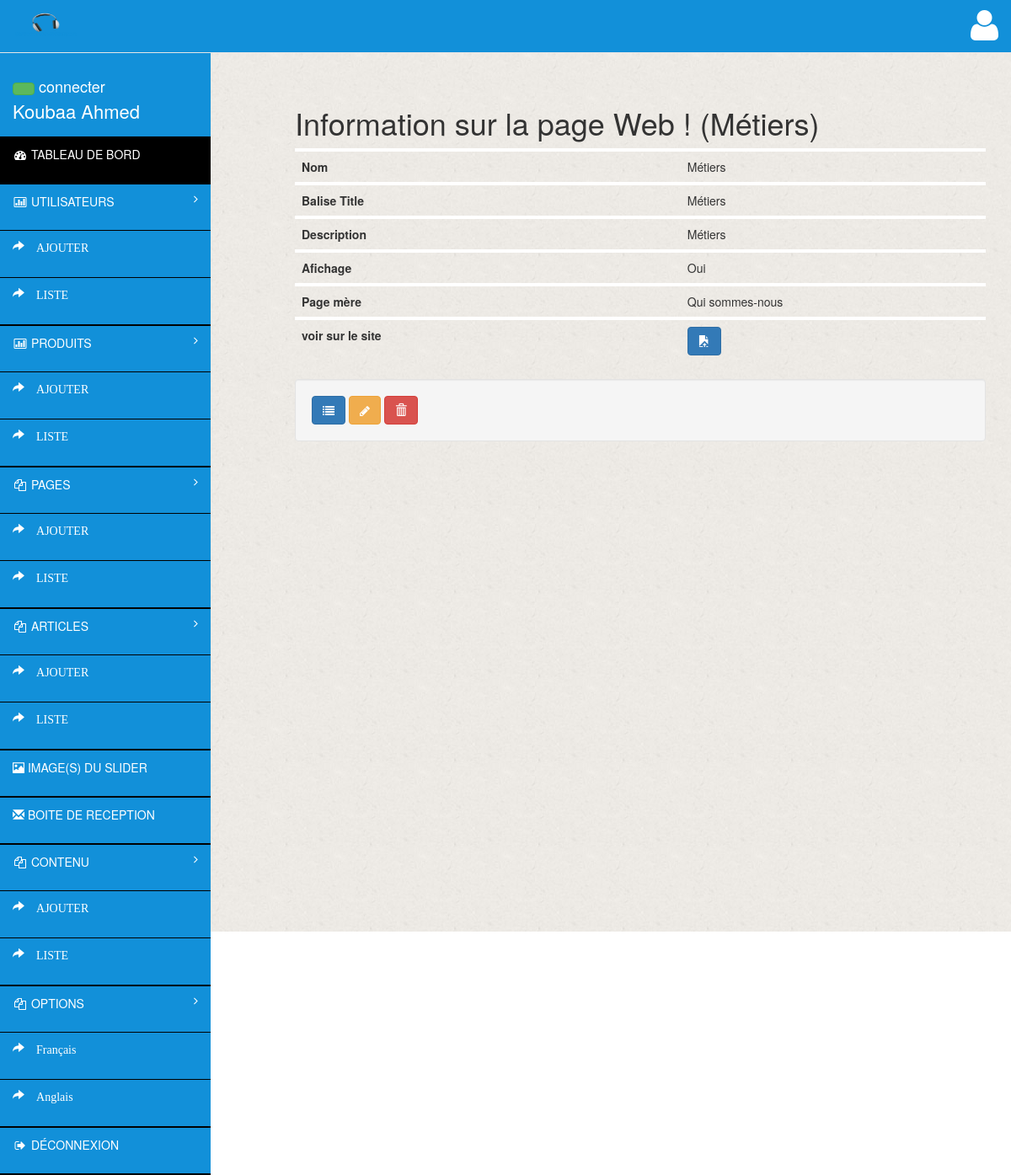
The app's page /httpdocs/admin/index.php?page=admin&crud=pageweb&action=read&id=46 (signed in), older data.
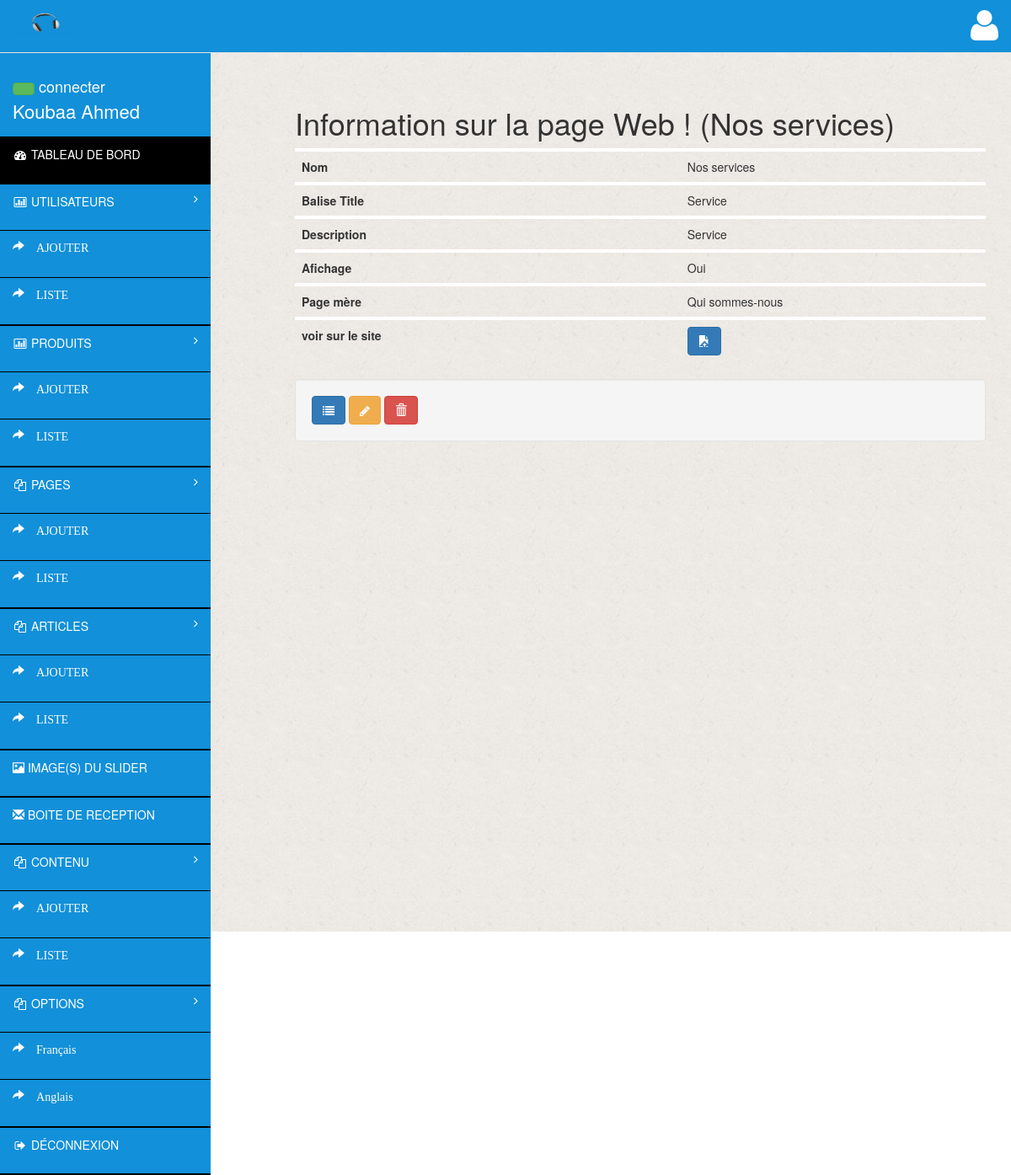
The same page, newer data.
### tables this page shows
CREATE TABLE `pageweb` (
  `id` int(11) NOT NULL,
  `id_lang` tinyint(1) NOT NULL DEFAULT '1',
  `id_parent` int(11) NOT NULL DEFAULT '0',
  `nom` varchar(255) NOT NULL,
  `title` varchar(255) NOT NULL,
  `contenu` text NOT NULL,
  `descripion` varchar(255) NOT NULL,
  `rewrite` varchar(50) NOT NULL,
  `ordre` tinyint(3) NOT NULL,
  `menu` varchar(11) NOT NULL,
  `slide` varchar(255) NOT NULL
);

### httpdocs/admin/controllers/all/webTools.class.php (called while the page is built, shortened)
<?php
class WebTools {
    public static function fromRequest($term){
    if (isset($_GET[$term]) && !empty($_GET[$term]))
        {
            $ret = $_GET[$term];
        }
    return $ret;
}
    public static function fromSession($term){
        if (isset($_SESSION[$term]) && !empty($_SESSION[$term]))
        {
            $ret = $_SESSION[$term];
        }
        else
        {
            $ret = false;
        }
        return $ret;
    }
}

### httpdocs/admin/controllers/all/model.class.php (called while the page is built, shortened)
<?php
class model {
    private $cnx;
    function __construct() {
        try {
            $this->cnx = new PDO('mysql:host=' . PARAM_hote . ';port=' . PARAM_port . ';dbname=' . PARAM_nom_bd, PARAM_utilisateur, PARAM_mot_passe, array(PDO::ATTR_PERSISTENT => true));
        } catch (Exception $exc) {
            echo $exc->getTraceAsString();
        }
    }
    public function select($champs = array(), $where = array(), $all = null) {
        $sql = "select ";
        if (is_array($champs) && !empty($champs)) {
            $sql.= 'id,';
            foreach ($champs as $un_champ) {
                if (array_key_exists($un_champ, get_object_vars($this))) {
                    $sql.= $un_champ . ",";
                }
            }
            $sql = substr($sql, 0, -1);
        } else {
            $sql.= "* ";
        }
        $sql.= "from " . $this->removeNamespace(get_class($this));
        $text_where = "";
        if (is_array($where) && !empty($where)) {
            $text_where .= " where ";
            foreach ($where as $champs => $valeur) {
                if (array_key_exists($champs, get_object_vars($this))) {
                    $text_where .= $champs . " = '" . $valeur . "' and";
                }else{
                    var_dump(get_object_vars($this));
                }
            }
            $text_where = substr($text_where, 0, -3);
        }
        elseif ($all == null) {
            $text_where = " where id = " . $this->getId();
        }
        $sql.= $text_where;
        $retour = array();
        try {
            $rq = $this->cnx->query($sql);
            while ($res = $rq->fetchObject()) {
                $retour[$res->id] = $res;
            }
        } catch (Exception $exc) {
            echo $exc->getTraceAsString();
        }
        return $retour;
    }
    public function find($champs = array()) {
        return $this->select($champs);
    }
    public function load($champs = array()) {
        $donnees = $this->find($champs);
    }
    public function removeNamespace($name){
        $pos = strrpos($name, '\\');
        if($pos===false) {
            return $name;
        } else {
            return substr($name, $pos+1);
        }
    }
    public static function get_sql_object($la_requete) {
        $cnx = new PDO('mysql:host=' . PARAM_hote . ';port=' . PARAM_port . ';dbname=' . PARAM_nom_bd, PARAM_utilisateur, PARAM_mot_passe, array(PDO::ATTR_PERSISTENT => true));
        $rq = $cnx->query($la_requete);
        return $rq->fetchObject();
    }
}

### httpdocs/admin/entity/class/admin/user.php (called while the page is built, shortened)
<?php
class user extends DB {
    protected $id;
    protected $nom;
    protected $prenom;
    public function __construct($id = false) {
        if ($id !== false) {
            $this->id = $id;
            $this->load();
        }
    }
    public function getId() {
        return $this->id;
    }
    public function getNom() {
        return $this->nom;
    }
    public function getPrenom() {
        return $this->prenom;
    }
    public static function giveMeuser() {
        $user = new user(WebTools::fromSession('login'));
        return $user;
    }
}

### httpdocs/admin/entity/class/all/pageWeb.php (called while the page is built, shortened)
<?php
class pageweb extends model
{
    protected $id;
    protected $nom;
    protected $title;
    protected $descripion;
    protected $rewrite;
    protected $id_parent;
    protected $menu;
    public function __construct($id = false)
    {
        if($id !== false){
            $this->id = $id;
            $this->load();
        }
    }
    public function getId()
    {
        return $this->id;
    }
     public function getId_parent()
    {
        return $this->id_parent;
    }
    public function getNom()
    {
        return $this->nom;
    }
    public function getMenu()
    {
        return $this->menu;
    }
     public function getRewrite()
    {
        return $this->rewrite;
    }
    public function getTitle()
    {
        return $this->title;
    }
     public function getDescripion()
    {
        return $this->descripion;
    }
    public  function etat(){
        $pageweb = new pageweb(WebTools::fromRequest('id'));
        if($pageweb->getMenu() == 1){
            return"Oui";
        }else{
            return"Non";
        }
    }
    public  function getPagess(){
        $pageweba = new pageweb(WebTools::fromRequest('id'));
        $sqll = "select nom from pageweb where id = '".$pageweba->getId_parent()."'";
        if(DB::get_sql_object($sqll)== NULL){
            return "Pas de page mère";
        }else{
           return DB::get_sql_object($sqll)->nom;
        }
    }
}

### httpdocs/admin/views/components/pageweb/show.php (the view, shortened to what the changed rows need)
<h1>Information sur la page Web ! (<?php echo $pageweb->getNom(); ?>)</h1>
<div class="table-responsive">
<table class="table">
    <tr>
        <th>Nom</th>
        <td><?php echo $pageweb->getNom(); ?></td>
    </tr>
    <tr>
        <th>Balise Title</th>
        <td><?php echo $pageweb->getTitle(); ?></td>
    </tr>
    <tr>
        <th>Description</th>
        <td><?php echo $pageweb->getDescripion(); ?></td>
    </tr>
    <tr>
        <th>Afichage</th>
        <td><?php echo $pageweb->etat(); ?></td>
    </tr>
    <tr>
        <th>Page mère</th>
        <td><?php echo $pageweb->getPagess(); ?></td>
    </tr>
    <tr>
        <th>voir sur le site</th>
        <td><a class="btn btn-primary" href="http://localhost/webApy-Eshop/httpdocs/<?php echo $pageweb->getRewrite(); ?>" target="_blank" >
<i class="glyphicon glyphicon-open-file"></i>
</a>
        </td>
    </tr>
</table>
</div>
<div class="well">
    <a class="btn btn-primary" href="?page=admin&crud=pageweb&action=list"><i class="fa fa-list"></i> </a>
    <a class="btn btn-warning" href="?page=admin&crud=pageweb&action=update&id=<?php echo $pageweb->getId(); ?>"><i class="fa fa-pencil"></i> </a>
    <a class="btn btn-danger" href="?page=admin&crud=pageweb&action=delete&id=<?php echo $pageweb->getId(); ?>"><i class="glyphicon glyphicon-trash
"></i> </a>
</div>

### httpdocs/admin/views/layout/admin/nav.php (shortened to what the changed rows need)
<?php
$pre = User::giveMeUser()->getPrenom();
$nom = User::giveMeUser()->getNom();
?>
<div id="wrapper">
    <nav class="navbar navbar-default navbar-fixed-top" role="navigation" id="navbar">
        <div class="navbar-header">
            <a class="navbar-brand" href="index.php?page=admin&crud=home">
                <img src="assets/img/logos.png" alt="" width="80px" />
            </a>
        </div>
        <ul class="nav navbar-top-links navbar-right">
            <li class="dropdown">
                <a class="dropdown-toggle" data-toggle="dropdown" href="#">
                    <i class="fa fa-user fa-3x"></i>
                </a>
            </li>
        </ul>
    </nav>
    <nav class="navbar-default navbar-static-side" role="navigation">
        <div class="sidebar-collapse">
            <ul class="nav" id="side-menu">
                <li>
                    <div class="user-section">
                        <div class="user-info">
                            <div class="user-text-online">
                                <span class="user-circle-online btn btn-success btn-circle "></span>  connecter
                            </div>
                            <div><?php echo $nom." ".$pre; ?></div>
                        </div>
                    </div>
                </li>
                <li class="selected">
                    <a href="index.php?page=admin&crud=home"><i class="fa fa-dashboard fa-fw"></i> TABLEAU DE BORD</a>
                </li>
                <li>
                    <a href="#"><i class="fa fa-bar-chart-o fa-fw"></i> UTILISATEURS<span class="fa arrow"></span></a>
                    <ul class="nav nav-second-level">
                        <li>
                            <a href="index.php?page=admin&crud=user&action=create" class="glyphicon glyphicon-share-alt
                               "> AJOUTER</a>
                        </li>
                        <li>
                            <a href="index.php?page=admin&crud=user" class="glyphicon glyphicon-share-alt
                               "> LISTE</a>
                        </li>
                    </ul>
                </li>
                <li>
                    <a href="#"><i class="fa fa-bar-chart-o fa-fw"></i> PRODUITS<span class="fa arrow"></span></a>
                    <ul class="nav nav-second-level">
                        <li>
                            <a href="index.php?page=admin&crud=document&action=create" class="glyphicon glyphicon-share-alt
                               "> AJOUTER</a>
                        </li>
                        <li>
                            <a href="index.php?page=admin&crud=document" class="glyphicon glyphicon-share-alt
                               "> LISTE</a>
                        </li>
                    </ul>
                </li>
                <li>
                    <a href="#"><i class="fa fa-files-o fa-fw"></i> PAGES<span class="fa arrow"></span></a>
                    <ul class="nav nav-second-level">
                        <li>
                            <a href="index.php?page=admin&crud=pageweb&action=create" class="glyphicon glyphicon-share-alt
                               "> AJOUTER</a>
                        </li>
                        <li>
                            <a href="index.php?page=admin&crud=pageweb" class="glyphicon glyphicon-share-alt
                               "> LISTE</a>
                        </li>
                    </ul>
                </li>
                 <li>
                    <a href="#"><i class="fa fa-files-o fa-fw"></i> ARTICLES<span class="fa arrow"></span></a>
                    <ul class="nav nav-second-level">
                        <li>
                            <a href="index.php?page=admin&crud=article&action=create" class="glyphicon glyphicon-share-alt
                               "> AJOUTER</a>
                        </li>
                        <li>
                            <a href="index.php?page=admin&crud=article" class="glyphicon glyphicon-share-alt
                               "> LISTE</a>
                        </li>
                    </ul>
                </li>
                <li>
                    <a href="index.php?page=admin&crud=image"><i class="glyphicon glyphicon-picture"></i> IMAGE(S) DU SLIDER</a>
                </li>
                <li>
                    <a href="index.php?page=admin&crud=email"><i class="glyphicon glyphicon-envelope"></i> BOITE DE RECEPTION</a>
                </li>
 <li>
                    <a href="#"><i class="fa fa-files-o fa-fw"></i> CONTENU<span class="fa arrow"></span></a>
                    <ul class="nav nav-second-level">
                        <li>
                            <a href="index.php?page=admin&crud=categorie&action=create" class="glyphicon glyphicon-share-alt
                               "> AJOUTER</a>
                        </li>
                        <li>
                            <a href="index.php?page=admin&crud=categorie" class="glyphicon glyphicon-share-alt
                               "> LISTE</a>
                        </li>
                    </ul>
                </li>
                  <li>
                    <a href="#"><i class="fa fa-files-o fa-fw"></i> OPTIONS<span class="fa arrow"></span></a>
                    <ul class="nav nav-second-level">
                        <li>
                            <a href="index.php?page=admin&crud=optionsite" class="glyphicon glyphicon-share-alt
                               "> Français</a>
                        </li>
                        <li>
                            <a href="index.php?page=admin&crud=optionsite_en" class="glyphicon glyphicon-share-alt
                               "> Anglais</a>
                        </li>
                    </ul>
                </li>
                <li>
                    <a href="index.php?page=admin&crud=user&action=deconnexion"><i class="fa fa-sign-out fa-fw"></i> DÉCONNEXION</a>
                </li>
            </ul>
        </div>
    </nav>

Row changes from the older to the newer data that the page shows:
changed pageweb: nom "Métiers" → "Nos services"; title "Métiers" → "Service"; descripion "Métiers" → "Service"
